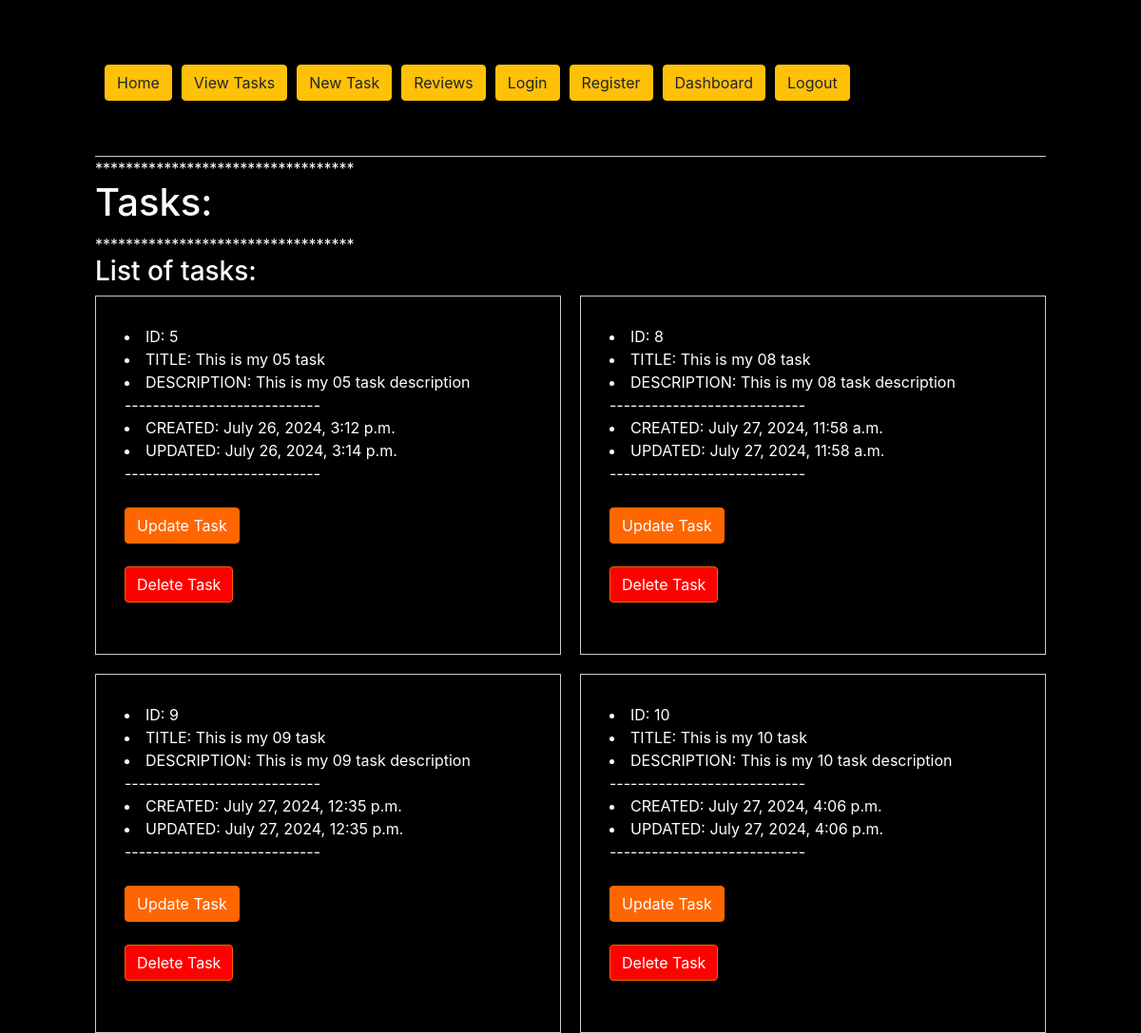
The page /task-view/ on the database its author committed.
### app_01/models.py (models this page shows, shortened)
class Task(models.Model):
    title = models.CharField(max_length=50)
    description = models.TextField(max_length=1000, null=True, blank=True)
    created = models.DateTimeField(auto_now_add=True)
    updated = models.DateTimeField(auto_now=True)

### app_01/views.py (the view, shortened to what this page needs)
# urls.py: path('task-view/', views.task_view, name='task-view'),
def task_view(request):
    try:
        query_data_all = Task.objects.all()
    except ObjectDoesNotExist:
        return HttpResponse('No tasks found', status=404)
    if query_data_all.exists():
        context = {
            'tasks': query_data_all,
            "single_task_id": query_data_all[0].id,
            "single_task_title": query_data_all[0].title,
            "single_task_created": query_data_all[0].created,
            "single_task_updated": query_data_all[0].updated,
            "single_task_description": query_data_all[0].description,
        }
    return render(request, 'app_01/task-view.html', context)

### app_01/templates/app_01/task-view.html (shortened to what this page needs)
{% extends 'app_01/base.html' %}
{% load static %}
{% load bootstrap4 %}
{% block styles %}
    {% bootstrap_css %}
    <link rel="stylesheet" href="{% static 'css/styles.css' %}">
{% endblock %}
{% block header %}
<div>**********************************</div>
    <h1>Tasks:</h1>
<div>**********************************</div>
    <h3>List of tasks:</h3>
{% endblock %}
{% block content %}
    <div class="task-container">
        {% for task in tasks %}
            <div class="task-item">
                <li>ID: {{ task.id }}</li>
                <li>TITLE: {{ task.title }}</li>
                <li>DESCRIPTION: {{ task.description }}</li>
                <div>----------------------------</div>
                <li>CREATED: {{ task.created }}</li>
                <li>UPDATED: {{ task.updated }}</li>
                <div>----------------------------</div>
                <br>
                <form method="GET" action="{% url 'update-task' task.id %}">
                    <button type="submit" class="btn btn-custom">Update Task</button>
                </form>
                <form method="GET" action="{% url 'delete-task' task.id %}">
                    <button type="submit" class="btn btn-custom btn-delete">Delete Task</button>
                </form>
                <br>
            </div>
        {% endfor %}
    </div>
{% endblock %}

### app_01/templates/app_01/base.html (shortened to what this page needs)
<!DOCTYPE html>
<html>
<head>
  {% block styles %}
  {% endblock %}
</head>
<body>
  {% block menu %}
  <div style="border-bottom: 1px solid #ccc; padding: 10px;">
    <div>
      <br>
      <br>
      <div style="display: flex; flex-direction: row;">
        <form method="GET" action="{% url 'homepage' %}">
          <button type="submit" class="btn btn-warning" style="margin-right: 10px;">Home</button>
        </form>
        <form method="GET" action="{% url 'task-view' %}">
          <button type="submit" class="btn btn-warning" style="margin-right: 10px;">View Tasks</button>
        </form>
        <form method="GET" action="{% url 'create-task' %}">
          <button type="submit" class="btn btn-warning" style="margin-right: 10px;">New Task</button>
        </form>
        <form method="GET" action="{% url 'reviews' %}">
          <button type="submit" class="btn btn-warning" style="margin-right: 10px;">Reviews</button>
        </form>
          <form method="GET" action="{% url 'my-login' %}">
          <button type="submit" class="btn btn-warning" style="margin-right: 10px;">Login</button>
        </form>
        <form method="GET" action="{% url 'register' %}">
          <button type="submit" class="btn btn-warning" style="margin-right: 10px;">Register</button>
        </form>
        <form method="GET" action="{% url 'dashboard' %}">
          <button type="submit" class="btn btn-warning" style="margin-right: 10px;">Dashboard</button>
        </form>
        <form method="GET" action="{% url 'my-logout' %}">
          <button type="submit" class="btn btn-warning" style="margin-right: 10px;">Logout</button>
        </form>
      </div>
      <br>
      <br>
    </div>
  </div>
  {% endblock %}
  {% block header %}{% endblock %}
  {% block content %}{% endblock %}
</body>
</html>

### static/css/styles.css (style rules this page uses)
body { background-color: #000; color: #fff; margin-left: 100px; margin-top: 10px; margin-right: 100px; }
h2, h3, p { color: #fff; }
.btn-custom { background-color: #ff6600; border-color: #ff6600; color: #fff; }

### app_01/templates/app_01/task-view.html (style rules this page uses)
.task-container { display: grid; grid-template-columns: 1fr 1fr; gap: 20px; }
.task-item { border: 1px solid #ccc; padding: 30px; }
.btn-delete { background-color: red; color: white; }

### rows shown on the page
Task: id "5", title "This is my 05 task", description "This is my 05 task description", created "July 26, 2024, 3:12 p.m.", updated "July 26, 2024, 3:14 p.m."
Task: id "8", title "This is my 08 task", description "This is my 08 task description", created "July 27, 2024, 11:58 a.m.", updated "July 27, 2024, 11:58 a.m."
Task: id "9", title "This is my 09 task", description "This is my 09 task description", created "July 27, 2024, 12:35 p.m.", updated "July 27, 2024, 12:35 p.m."
Task: id "10", title "This is my 10 task", description "This is my 10 task description", created "July 27, 2024, 4:06 p.m.", updated "July 27, 2024, 4:06 p.m."
